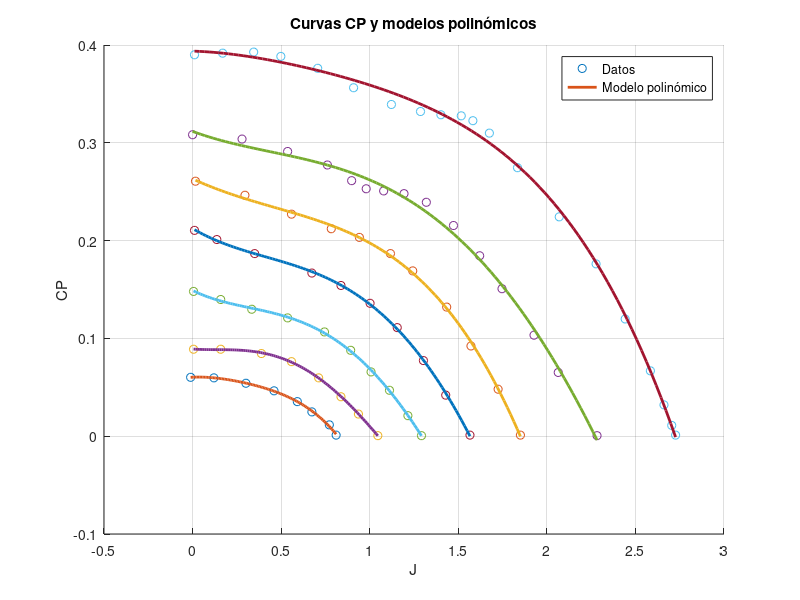
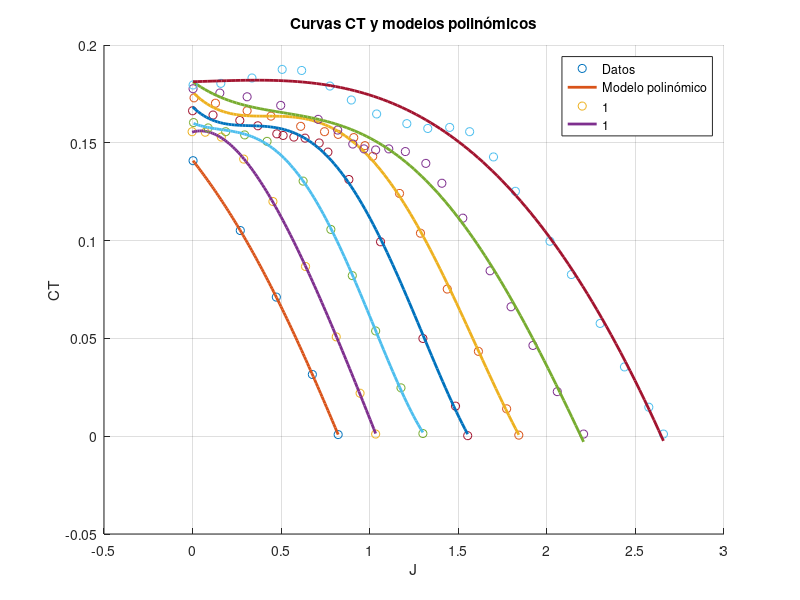

Here is the MATLAB script that generated these plots, in order:
close all
clear all
% Cargar los datos de las curvas de CP
load('curvas_cp.mat', 'curvas_cp');

% Ajuste de modelos polinómicos
n_curvas_cp = length(curvas_cp);
grados_pol = 4; % Grado del polinomio
modelos_cp = cell(1, n_curvas_cp);

figure(1);
hold on;
title('Curvas CP y modelos polinómicos');
xlabel('J');
ylabel('CP');

for i = 1:n_curvas_cp
    x = curvas_cp{i}(:, 1);
    y = curvas_cp{i}(:, 2);
    p = polyfit(x, y, grados_pol);
    modelos_cp{i} = p;
    
    % Muestra la curva ajustada
    x_fit = linspace(min(x), max(x), 100);
    y_fit = polyval(p, x_fit);
    plot(x, y, 'o'); % Puntos digitalizados
    plot(x_fit, y_fit, 'LineWidth', 2); % Curva ajustada
end
grid on

legend('Datos', 'Modelo polinómico');
hold off;

% Guardar los modelos polinómicos
save('modelos_cp.mat', 'modelos_cp');


% Cargar los datos de las curvas de CP
load('curvas_ct.mat', 'curvas_ct');

% Ajuste de modelos polinómicos
n_curvas_ct = length(curvas_ct);
grados_pol = 4; % Grado del polinomio
modelos_ct = cell(1, n_curvas_ct);

figure(2);
hold on;
title('Curvas CT y modelos polinómicos');
xlabel('J');
ylabel('CT');

for i = 1:n_curvas_ct
    x = curvas_ct{i}(:, 1);
    y = curvas_ct{i}(:, 2);
    p = polyfit(x, y, grados_pol);
    modelos_ct{i} = p;
    
    % Muestra la curva ajustada
    x_fit = linspace(min(x), max(x), 100);
    y_fit = polyval(p, x_fit);
    plot(x, y, 'o'); % Puntos digitalizados
    plot(x_fit, y_fit, 'LineWidth', 2); % Curva ajustada
end

legend('Datos', 'Modelo polinómico','1','1');
hold off;
grid on

% Guardar los modelos polinómicos
save('modelos_ct.mat', 'modelos_ct');